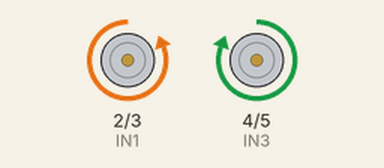
Bench run of a sketch on a simulated Arduino Uno, built with avr-gcc and run on an emulated ATmega328P. Parts: motor-driver pin pairs drawn as motors (green arrow = first pin HIGH = forward, orange = second pin HIGH = backward, longer = more drive, scaled by the enable pin). What the sketch prints to the serial monitor is not drawn. At 21.0 s the program stops and its outputs stay as they are.

Above: at 0.1 s.
At 4.1 s:
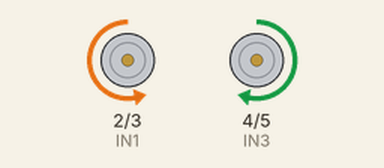
At 8.1 s:
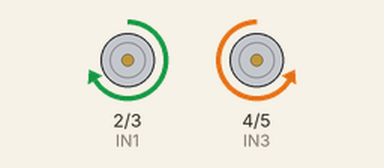
At 19.1 s:
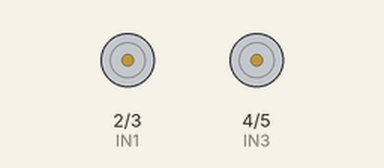
Timing chart, 0 to 20.6 s (numbered marks = the images above):
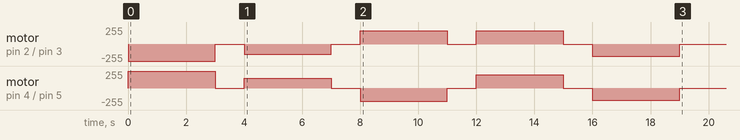

Measured:
- by itself, motor on pin 4 (IN3) / pin 5 (IN4): stopped → forward 255/255 at 0.00 s, → stopped 3.0 s later, → forward 150/255 1.0 s later, → stopped 3.0 s later, … (10 changes in this stretch)
- by itself, motor on pin 2 (IN1) / pin 3 (IN2): stopped → backward 255/255 at 0.00 s, → stopped 3.0 s later, → backward 150/255 1.0 s later, → stopped 3.0 s later, … (10 changes in this stretch)

The sketch:

motor_controller_demo.ino
```cpp
// ---------------- Motor Pins ----------------

const int ENA = 9;
const int ENB = 6;

const int IN1 = 2;
const int IN2 = 3;
const int IN3 = 4;
const int IN4 = 5;

void initializeMotors()
{
  pinMode(ENA, OUTPUT);
  pinMode(ENB, OUTPUT);

  pinMode(IN1, OUTPUT);
  pinMode(IN2, OUTPUT);
  pinMode(IN3, OUTPUT);
  pinMode(IN4, OUTPUT);

  stopRobot();
}

void forward(int speed)
{
  analogWrite(ENA, speed);
  analogWrite(ENB, speed);

  digitalWrite(IN1, LOW);
  digitalWrite(IN2, HIGH);

  digitalWrite(IN3, HIGH);
  digitalWrite(IN4, LOW);
}

void backward(int speed)
{
  analogWrite(ENA, speed);
  analogWrite(ENB, speed);

  digitalWrite(IN1, HIGH);
  digitalWrite(IN2, LOW);

  digitalWrite(IN3, LOW);
  digitalWrite(IN4, HIGH);
}

void left(int speed)
{
  analogWrite(ENA, speed);
  analogWrite(ENB, speed);

  digitalWrite(IN1, HIGH);
  digitalWrite(IN2, LOW);

  digitalWrite(IN3, HIGH);
  digitalWrite(IN4, LOW);
}

void right(int speed)
{
  analogWrite(ENA, speed);
  analogWrite(ENB, speed);

  digitalWrite(IN1, LOW);
  digitalWrite(IN2, HIGH);

  digitalWrite(IN3, LOW);
  digitalWrite(IN4, HIGH);
}

void stopRobot()
{
  analogWrite(ENA, 0);
  analogWrite(ENB, 0);

  digitalWrite(IN1, LOW);
  digitalWrite(IN2, LOW);

  digitalWrite(IN3, LOW);
  digitalWrite(IN4, LOW);
}

void setup()
{
  Serial.begin(9600);

  initializeMotors();

  Serial.println("Motor Controller Initialized");
}

void loop()
{
  forward(255);
  delay(3000);

  stopRobot();
  delay(1000);

  forward(150);
  delay(3000);

  stopRobot();
  delay(1000);

  backward(200);
  delay(3000);

  stopRobot();
  delay(1000);

  left(180);
  delay(3000);

  stopRobot();
  delay(1000);

  right(180);
  delay(3000);

  stopRobot();
  delay(2000);

  while (1);
}
```
